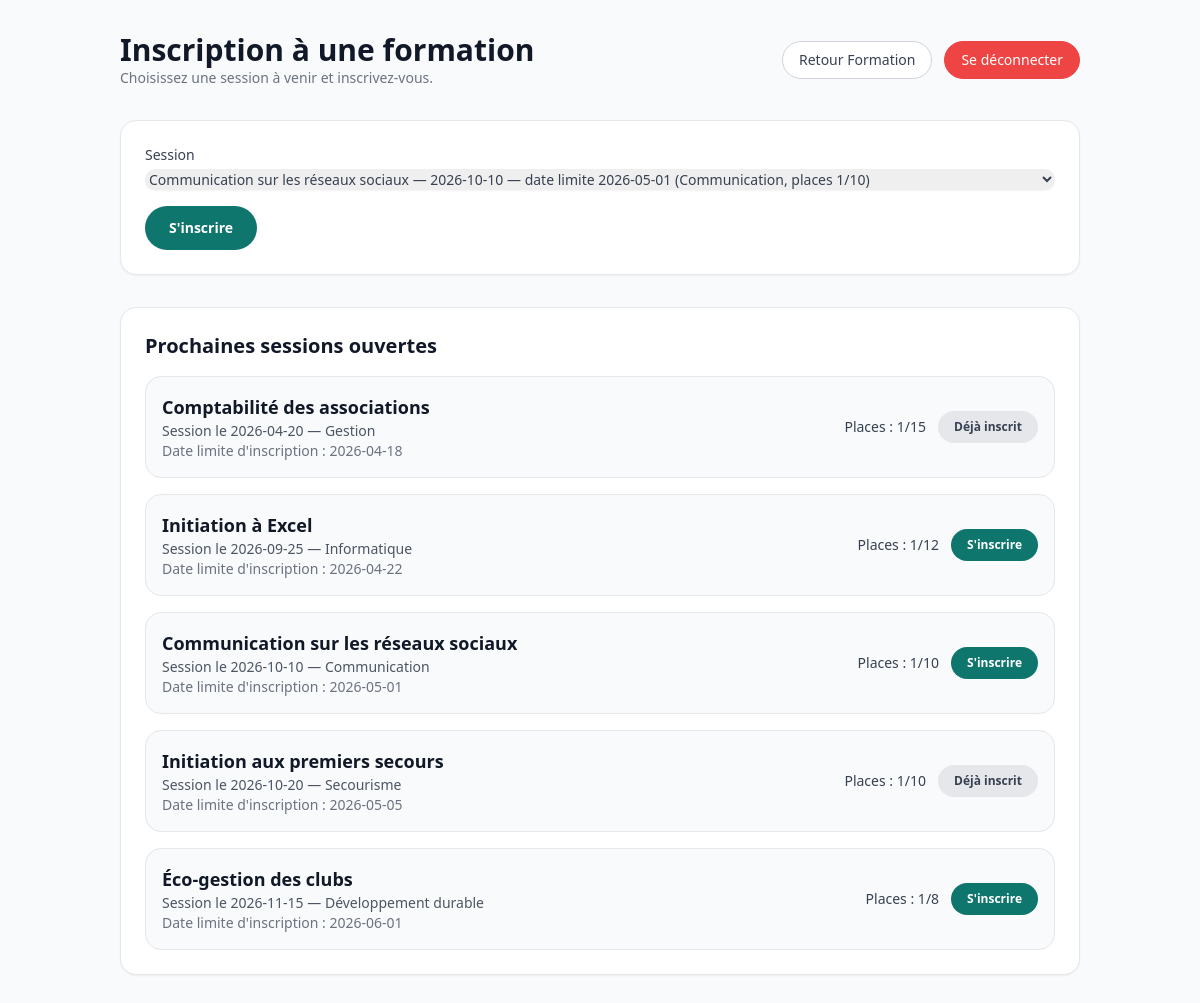
Screenshot of /formation/inscription/?session_id=3 (signed in) with the database file from the repository.
### tables this page shows
CREATE TABLE session(
   id INT,
   date_limite DATE NOT NULL,
   date_de_session VARCHAR(200) NOT NULL,
   id_formation INT NOT NULL,
   PRIMARY KEY(id),
   FOREIGN KEY(id_formation) REFERENCES formation(id)
);

CREATE TABLE formation(
   id INT,
   labell VARCHAR(50) NOT NULL,
   max_participant INT NOT NULL,
   objectifs VARCHAR(300),
   cout INT NOT NULL,
   public VARCHAR(50),
   PRIMARY KEY(id)
);

### formation/inscription/index.php (the view, shortened to what this page needs)
<?php
require_once __DIR__ . '/../../include/bd.php';
function h($s) { return htmlspecialchars($s ?? '', ENT_QUOTES, 'UTF-8'); }
$userId = $_SESSION['id'];
$sessionId = (int)($_POST['session_id'] ?? $_GET['session_id'] ?? 0);
$registeredSessionsStmt = $pdo->prepare('SELECT id_session FROM inscription WHERE id_utilisateur = :user');
$registeredSessionsStmt->execute([':user' => $userId]);
$registeredSessionIds = array_column($registeredSessionsStmt->fetchAll(), 'id_session');
$sessions = $pdo->query('SELECT s.id, s.date_de_session, s.date_limite, f.labell, f.max_participant, GROUP_CONCAT(d.labell SEPARATOR ", ") AS domaines, COUNT(i.id_session) AS inscriptions_count FROM session s JOIN formation f ON s.id_formation = f.id LEFT JOIN dom_forma df ON f.id = df.id LEFT JOIN domaine d ON df.id_domaine = d.id_domaine LEFT JOIN inscription i ON s.id = i.id_session AND i.etat IN ("enregistré", "validé") WHERE s.date_de_session >= CURDATE() AND s.date_limite >= CURDATE() GROUP BY s.id, s.date_de_session, s.date_limite, f.labell, f.max_participant ORDER BY s.date_de_session ASC')->fetchAll();
?>
<!DOCTYPE html>
<html lang="fr">
<?php require_once __DIR__ . '/../../include/header.php' ?>
<body class="min-h-screen bg-gray-50 text-gray-900">
    <main class="max-w-5xl mx-auto px-4 sm:px-6 lg:px-8 py-8">
        <header class="mb-8 flex flex-col sm:flex-row sm:items-center sm:justify-between gap-4">
            <div>
                <h1 class="text-3xl font-bold text-gray-900">Inscription à une formation</h1>
                <p class="text-sm text-gray-500">Choisissez une session à venir et inscrivez-vous.</p>
            </div>
            <div class="flex flex-wrap gap-3">
                <a href="../" class="inline-flex items-center rounded-full border border-gray-300 bg-white px-4 py-2 text-sm font-medium text-gray-700 hover:bg-gray-50">Retour Formation</a>
                <a href="../../deconnexion.php" class="inline-flex items-center rounded-full border border-red-500 bg-red-500 px-4 py-2 text-sm font-medium text-white hover:bg-red-600">Se déconnecter</a>
            </div>
        </header>
        <section class="mb-8 bg-white border border-gray-200 rounded-2xl shadow-sm p-6">
            <form method="post" class="space-y-4">
                <label class="block text-sm text-gray-700">
                    <span>Session</span>
                    <select name="session_id" class="mt-1 block w-full rounded-xl border-gray-300 shadow-sm focus:border-indigo-500 focus:ring-indigo-500" required>
                        <?php foreach ($sessions as $session): ?>
                        <?php $isRegistered = in_array($session['id'], $registeredSessionIds, true); ?>
                        <option value="<?= (int)$session['id'] ?>" <?= $sessionId === (int)$session['id'] ? 'selected' : '' ?> <?= $isRegistered ? 'disabled' : '' ?>><?= h($session['labell']) ?> — </option>
                    <?php endforeach; ?>
                    </select>
                </label>
                <button type="submit" class="rounded-full bg-m2l-primary px-6 py-3 text-sm font-semibold text-white hover:bg-emerald-600">S'inscrire</button>
            </form>
        </section>
        <section class="bg-white border border-gray-200 rounded-2xl shadow-sm p-6">
            <h2 class="text-xl font-semibold text-gray-900 mb-4">Prochaines sessions ouvertes</h2>
            <div class="space-y-4">
                <?php if (empty($sessions)): ?>
                    <p class="text-gray-500">Aucune session à venir disponible pour le moment.</p>
                <?php else: ?>
                    <?php foreach ($sessions as $session): ?>
                        <?php $isRegistered = in_array($session['id'], $registeredSessionIds, true); ?>
                        <div class="rounded-2xl border border-gray-200 p-4 bg-gray-50">
                            <div class="flex flex-col sm:flex-row sm:items-center sm:justify-between gap-3">
                                <div>
                                    <h3 class="text-lg font-semibold text-gray-900"><?= h($session['labell']) ?></h3>
                                    <p class="text-sm text-gray-600">Session le <?= h($session['date_de_session']) ?> — <?= h($session['domaines']) ?></p>
                                    <p class="text-sm text-gray-500">Date limite d'inscription : <?= h($session['date_limite']) ?></p>
                                </div>
                                <div class="flex items-center gap-3">
                                    <p class="text-sm text-gray-700">Places : <?= (int)$session['inscriptions_count'] ?>/<?= (int)$session['max_participant'] ?></p>
                                    <?php if ($isRegistered): ?>
                                        <span class="rounded-full bg-gray-200 px-4 py-2 text-xs font-semibold text-gray-700">Déjà inscrit</span>
                                    <?php else: ?>
                                        <button type="button" onclick="document.querySelector('select[name=session_id]').value='<?= (int)$session['id'] ?>'; document.querySelector('form').submit();" class="rounded-full bg-m2l-primary px-4 py-2 text-xs font-semibold text-white hover:bg-emerald-600">S'inscrire</button>
                                    <?php endif; ?>
                                </div>
                            </div>
                        </div>
                    <?php endforeach; ?>
                <?php endif; ?>
            </div>
        </section>
    </main>
</body>
</html>

### style.css (style rules this page uses)
.bg-m2l-primary { background-color: #0f766e !important; }
.text-white { color: #fff !important; }

### rows the page displays
session: id_formation.labell "Comptabilité des associations", date_de_session "2026-04-20", domaines "Gestion", date_limite "2026-04-18", inscriptions_count "1", id_formation.max_participant "15", shows "Déjà inscrit"
session: id_formation.labell "Initiation à Excel", date_de_session "2026-09-25", domaines "Informatique", date_limite "2026-04-22", inscriptions_count "1", id_formation.max_participant "12", $session['id'] 2 (drawn)
session: id_formation.labell "Communication sur les réseaux sociaux", date_de_session "2026-10-10", domaines "Communication", date_limite "2026-05-01", inscriptions_count "1", id_formation.max_participant "10", $session['id'] 3 (drawn)
session: id_formation.labell "Initiation aux premiers secours", date_de_session "2026-10-20", domaines "Secourisme", date_limite "2026-05-05", inscriptions_count "1", id_formation.max_participant "10", shows "Déjà inscrit"
session: id_formation.labell "Éco-gestion des clubs", date_de_session "2026-11-15", domaines "Développement durable", date_limite "2026-06-01", inscriptions_count "1", id_formation.max_participant "8", $session['id'] 5 (drawn)

### other values shown
form field session_id "Communication sur les réseaux sociaux — 2026-10-10 — date limite 2026-05-01 (Communication, places 1/10)"
